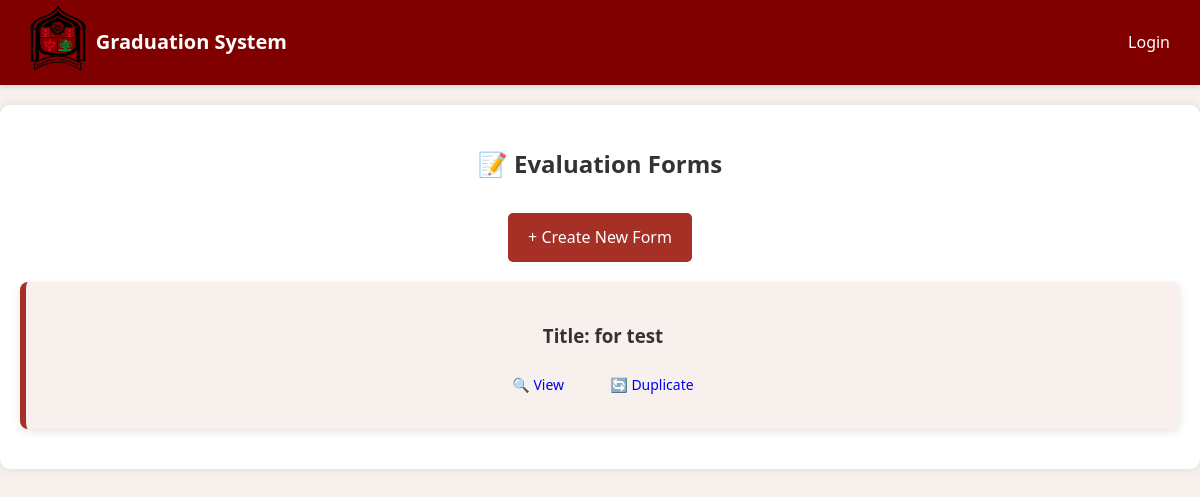
The app's page /api/form/, older data.
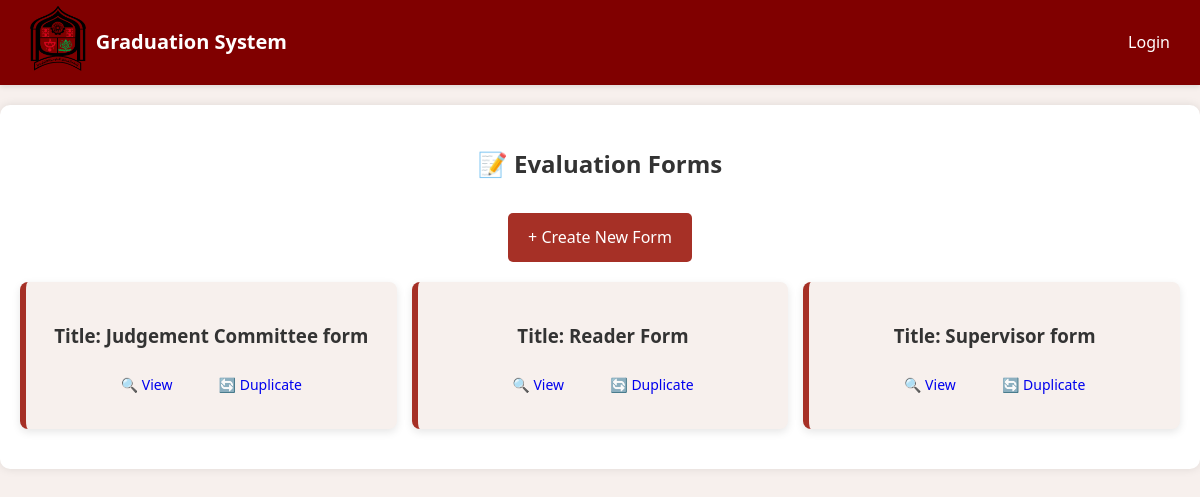
The same page, newer data.
### form/models.py (models this page shows, shortened)
class EvaluationForm(models.Model):
    name = models.CharField(max_length=255)
    coordinators = models.ManyToManyField(Coordinator, blank=True, related_name='evaluation_forms')
    target_role = models.ForeignKey(
        Role,
        on_delete=models.SET_NULL,
        null=True,
        blank=True,
        help_text="The role of users for whom this evaluation form is intended."
    )
    form_weight = models.FloatField(null=False, help_text="The weight of the entire evaluation form.")
    created_at = models.DateTimeField(default=now)

### form/views.py (the view)
# urls.py: path('', evaluation_form_list, name='form-list'),
def evaluation_form_list(request):
    forms = EvaluationForm.objects.all()
    return render(request, 'forms/form_list.html', {'forms': forms})

### notifications/context_processors.py (called while the page is built)
def unread_notifications_count(request):
    if request.user.is_authenticated:
        count = Notification.objects.filter(recipient=request.user, read=False).count()
        return {'unread_notifications_count': count}
    return {'unread_notifications_count': 0}

### templates/forms/form_list.html (shortened to what this page needs)
{% extends "base.html" %}
{% load static %}
{% block head %}
<link rel="stylesheet" href="{% static 'css/forms/forms.css' %}">
{% endblock %}
{% block content %}
{% include "navbar.html" %}
<div class="form-container">
    <h2>📝 Evaluation Forms</h2>
    <a href="{% url 'form:create_evaluation_form' %}" class="btn create-btn btn-primary">+ Create New Form</a>
    {% if forms %}
        <div class="forms-grid">
            {% for form in forms %}
                <div class="form-card">
                    <h3>Title: {{ form.name }}</h3>
                    <div class="form-actions">
                        <a href="{% url 'form:evaluation_form_detail' form.id %}" class="btn view-btn">🔍 View</a>
                        <a href="{% url 'form:duplicate_evaluation_form' form.id %}" class="btn duplicate-btn">🔄 Duplicate</a>
                    </div>
                </div>
            {% endfor %}
        </div>
    {% else %}
        <p class="no-data">No evaluation forms found.</p>
    {% endif %}
</div>
{% endblock %}

Row changes from the older to the newer data that the page shows:
removed EvaluationForm: name "for test"
added EvaluationForm: name "Judgement Committee form"
added EvaluationForm: name "Reader Form"
added EvaluationForm: name "Supervisor form"
